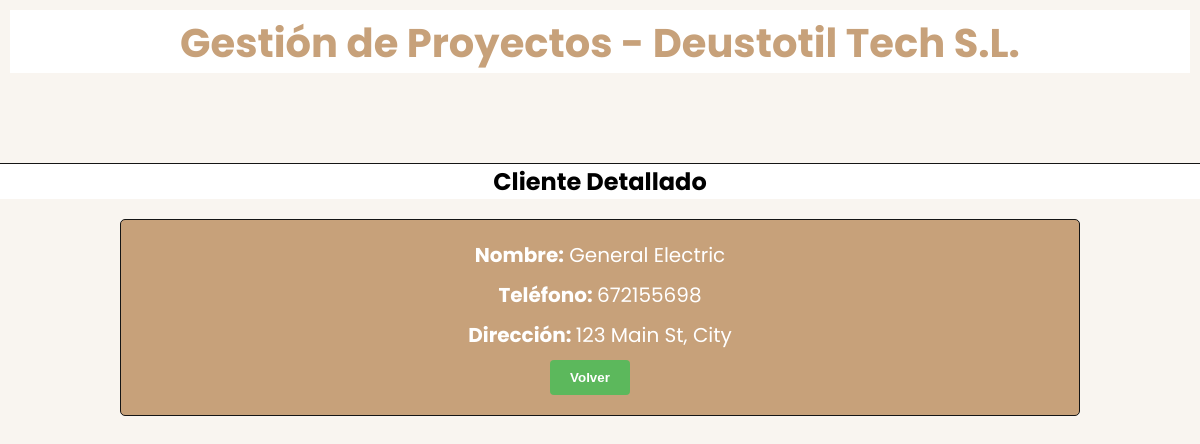
Screenshot of /DjangoGePrApp/detCliente/1/ with the database file from the repository.
### DjangoGePrApp/models.py (models this page shows, shortened)
class Cliente(models.Model):
    nombre = models.CharField(max_length=100)
    telefono = models.CharField(max_length=20)
    direccion = models.CharField(max_length=255)

### DjangoGePrApp/views.py (the view)
# urls.py: path('detCliente/<int:cliente_id>/', views.detCliente, name='detCliente'),
def detCliente(request, cliente_id):
    cliente = Cliente.objects.get(pk=cliente_id)
    context = {'titulo_pagina' : 'Cliente Detallado', 'cli' : cliente}
    return render(request, 'detCliente.html', context)

### DjangoGePrApp/templates/detCliente.html (shortened to what this page needs)
{% extends "header.html" %}
{% block contenido %}
<div class="formulario">
  <div>
    <strong>Nombre:</strong> {{ cli.nombre }}
  </div>
  <div>
    <strong>Teléfono: </strong> {{ cli.telefono }}
  </div>
  <div>
    <strong>Dirección: </strong> {{ cli.direccion }}
  </div>
  <button class="nav" type="submit"><a href="{% url 'listados' %}">Volver</a></button>
</div>
{% endblock %}

### static/style.css (style rules this page uses)
:root { --primary-color: #c7a17a; --background-color: #f9f5f0; --dark-color: #151515; --accent-color: #efa162; --form-background: #5cb85c; --form-hover: #4cae4c; --btn-blue: rgb(0, 162, 255); --btn-yellow: rgb(226, 226, 84); --btn-red: rgb(241, 64, 64); }
body, html { height: 100%; font-family: 'Poppins', sans-serif; font-size: 62.5%; box-sizing: border-box; margin: 0; padding: 0; background-color: var(--background-color); }
* { margin: 0; padding: 0; box-sizing: border-box; }
a { text-decoration: none; }
input, button { outline: none; border: none; }
.nav { background-color: var(--background-color); padding: 10px; display: inline-block; margin-right: 20px; font-weight: bold; border: none; cursor: pointer; }
.nav a { color: var(--primary-color); font-weight: bold; }
.formulario, .detallesProyecto, .detallesTarea, .detallesEmpleado, .detallesCliente { margin: 20px auto; padding: 20px; border: 1px solid var(--dark-color); background-color: var(--primary-color); border-radius: 5px; width: 80%; text-align: center; color: white; font-size: 2rem; }
.formulario div, .detallesProyecto div, .detallesTarea div, .detallesEmpleado div, .detallesCliente div { margin-bottom: 10px; }
button[type="submit"] { background-color: var(--form-background); color: white; padding: 1rem 2rem; border-radius: 4px; cursor: pointer; }
button[type="submit"] a { color: white; cursor: pointer; }

### rows the page displays
Cliente: nombre "General Electric", telefono "672155698", direccion "123 Main St, City"

### other values shown
{{ titulo_pagina }} "Cliente Detallado"
